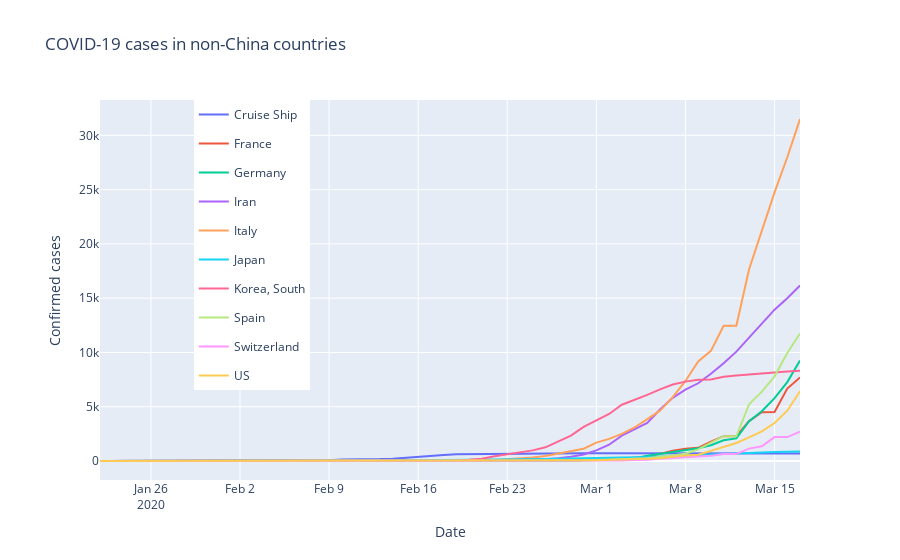

This figure's notebook cell:
### Markdown cell above
## Plot

### Code cell
layout = go.Layout(title="COVID-19 cases in non-China countries", margin={"l": 100, "r": 100},
                   colorway=["#287D95", "#EF533B"], legend={"x": 0.7, "y": 1, 'orientation': "h"},
                   yaxis={'title': 'Confirmed cases'},
                   yaxis2={'title': 'Growth/Accel rate in cases', 'overlaying': 'y', 'side': 'right', "showgrid": False},
                   xaxis={"title": "Date"},
                   height=1000)

fig = go.Figure(data=traces_confirmed, layout=layout)
fig.show()
